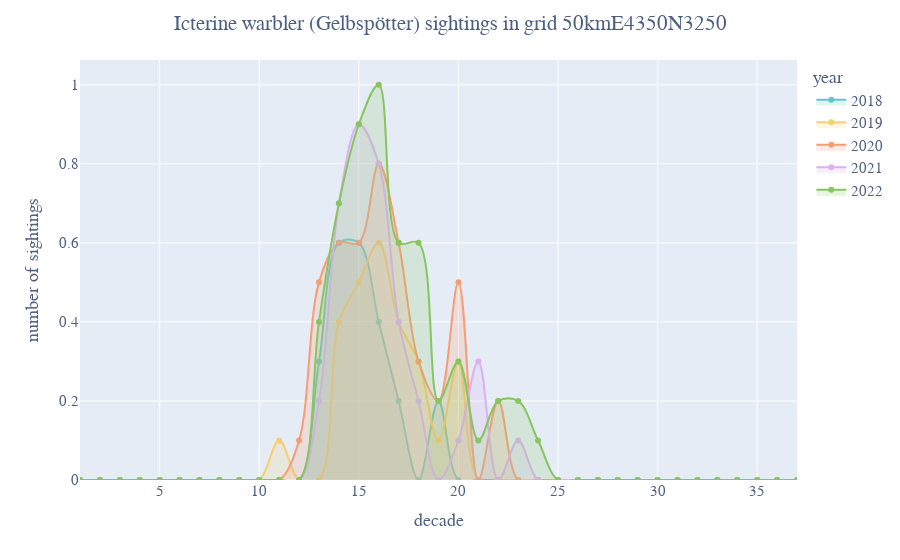

The cell this chart's notebook holds for it:
### Markdown cell above
For the icterine warbler in the specified grid, we can clearly observe that sightings not only occur for longer durations throughout the year, but this bird is also sighted more regularly, meaning it is observed on more days within a 10-day period, giving it higher time series values.

### Code cell
warbler = decade_counts[(decade_counts['name_species'] == 'Gelbspötter') & (decade_counts['eea_grid_id'] == '50kmE4350N3250')]

fig = px.line(warbler, x='decade', y='decade_count', color='year', color_discrete_sequence=px.colors.qualitative.Pastel)
fig.update_layout(xaxis_title='decade', yaxis_title='number of sightings',
                    font=dict(family="Aleo", size=15, color="#4d5f81"))
fig.update_layout(title={'text': 'Icterine warbler (Gelbspötter) sightings in grid 50kmE4350N3250', 'x':0.5, 'xanchor': 'center'})

for i in range(len(fig.data)):
    color = fig.data[i].line.color
    color = color.replace("rgb", "rgba").replace(")", ", 0.2)")
    fig.data[i].update(line_shape = 'spline', fill='tozeroy', mode='lines+markers', fillcolor=color)

fig.show()

### Figure 1 — Plotly figure (JSON) as saved in the notebook; plotly's stock layout.template omitted (floating-point values rounded to 4 significant figures)
{"data": [{"fill": "tozeroy", "fillcolor": "rgba(102, 197, 204, 0.2)", "hovertemplate": "year=2018<br>decade=%{x}<br>decade_count=%{y}<extra></extra>", "legendgroup": "2018", "line": {"color": "rgb(102, 197, 204)", "dash": "solid", "shape": "spline"}, "marker": {"symbol": "circle"}, "mode": "lines+markers", "name": "2018", "orientation": "v", "showlegend": true, "type": "scatter", "x": [1, 2, 3, 4, 5, 6, 7, 8, 9, 10, 11, 12, 13, 14, 15, 16, 17, 18, 19, 20, 21, 22, 23, 24, 25, 26, 27, 28, 29, 30, 31, 32, 33, 34, 35, 36, 37], "xaxis": "x", "y": [0, 0, 0, 0, 0, 0, 0, 0, 0, 0, 0, 0, 0.3, 0.6, 0.6, 0.4, 0.2, 0, 0.2, 0, 0, 0, 0, 0, 0, 0, 0, 0, 0, 0, 0, 0, 0, 0, 0, 0, 0], "yaxis": "y"}, {"fill": "tozeroy", "fillcolor": "rgba(246, 207, 113, 0.2)", "hovertemplate": "year=2019<br>decade=%{x}<br>decade_count=%{y}<extra></extra>", "legendgroup": "2019", "line": {"color": "rgb(246, 207, 113)", "dash": "solid", "shape": "spline"}, "marker": {"symbol": "circle"}, "mode": "lines+markers", "name": "2019", "orientation": "v", "showlegend": true, "type": "scatter", "x": [1, 2, 3, 4, 5, 6, 7, 8, 9, 10, 11, 12, 13, 14, 15, 16, 17, 18, 19, 20, 21, 22, 23, 24, 25, 26, 27, 28, 29, 30, 31, 32, 33, 34, 35, 36, 37], "xaxis": "x", "y": [0, 0, 0, 0, 0, 0, 0, 0, 0, 0, 0.1, 0, 0, 0.4, 0.5, 0.6, 0.4, 0.3, 0.1, 0.3, 0, 0, 0, 0, 0, 0, 0, 0, 0, 0, 0, 0, 0, 0, 0, 0, 0], "yaxis": "y"}, {"fill": "tozeroy", "fillcolor": "rgba(248, 156, 116, 0.2)", "hovertemplate": "year=2020<br>decade=%{x}<br>decade_count=%{y}<extra></extra>", "legendgroup": "2020", "line": {"color": "rgb(248, 156, 116)", "dash": "solid", "shape": "spline"}, "marker": {"symbol": "circle"}, "mode": "lines+markers", "name": "2020", "orientation": "v", "showlegend": true, "type": "scatter", "x": [1, 2, 3, 4, 5, 6, 7, 8, 9, 10, 11, 12, 13, 14, 15, 16, 17, 18, 19, 20, 21, 22, 23, 24, 25, 26, 27, 28, 29, 30, 31, 32, 33, 34, 35, 36, 37], "xaxis": "x", "y": [0, 0, 0, 0, 0, 0, 0, 0, 0, 0, 0, 0.1, 0.5, 0.6, 0.6, 0.8, 0.6, 0.3, 0.2, 0.5, 0, 0.2, 0, 0, 0, 0, 0, 0, 0, 0, 0, 0, 0, 0, 0, 0, 0], "yaxis": "y"}, {"fill": "tozeroy", "fillcolor": "rgba(220, 176, 242, 0.2)", "hovertemplate": "year=2021<br>decade=%{x}<br>decade_count=%{y}<extra></extra>", "legendgroup": "2021", "line": {"color": "rgb(220, 176, 242)", "dash": "solid", "shape": "spline"}, "marker": {"symbol": "circle"}, "mode": "lines+markers", "name": "2021", "orientation": "v", "showlegend": true, "type": "scatter", "x": [1, 2, 3, 4, 5, 6, 7, 8, 9, 10, 11, 12, 13, 14, 15, 16, 17, 18, 19, 20, 21, 22, 23, 24, 25, 26, 27, 28, 29, 30, 31, 32, 33, 34, 35, 36, 37], "xaxis": "x", "y": [0, 0, 0, 0, 0, 0, 0, 0, 0, 0, 0, 0, 0.2, 0.7, 0.9, 0.8, 0.4, 0.2, 0, 0.1, 0.3, 0, 0.1, 0, 0, 0, 0, 0, 0, 0, 0, 0, 0, 0, 0, 0, 0], "yaxis": "y"}, {"fill": "tozeroy", "fillcolor": "rgba(135, 197, 95, 0.2)", "hovertemplate": "year=2022<br>decade=%{x}<br>decade_count=%{y}<extra></extra>", "legendgroup": "2022", "line": {"color": "rgb(135, 197, 95)", "dash": "solid", "shape": "spline"}, "marker": {"symbol": "circle"}, "mode": "lines+markers", "name": "2022", "orientation": "v", "showlegend": true, "type": "scatter", "x": [1, 2, 3, 4, 5, 6, 7, 8, 9, 10, 11, 12, 13, 14, 15, 16, 17, 18, 19, 20, 21, 22, 23, 24, 25, 26, 27, 28, 29, 30, 31, 32, 33, 34, 35, 36, 37], "xaxis": "x", "y": [0, 0, 0, 0, 0, 0, 0, 0, 0, 0, 0, 0, 0.4, 0.7, 0.9, 1, 0.6, 0.6, 0.2, 0.3, 0.1, 0.2, 0.2, 0.1, 0, 0, 0, 0, 0, 0, 0, 0, 0, 0, 0, 0, 0], "yaxis": "y"}], "layout": {"font": {"color": "#4d5f81", "family": "Aleo", "size": 15}, "legend": {"title": {"text": "year"}, "tracegroupgap": 0}, "margin": {"t": 60}, "title": {"text": "Icterine warbler (Gelbspötter) sightings in grid 50kmE4350N3250", "x": 0.5, "xanchor": "center"}, "xaxis": {"anchor": "y", "domain": [0, 1], "title": {"text": "decade"}}, "yaxis": {"anchor": "x", "domain": [0, 1], "title": {"text": "number of sightings"}}}}
